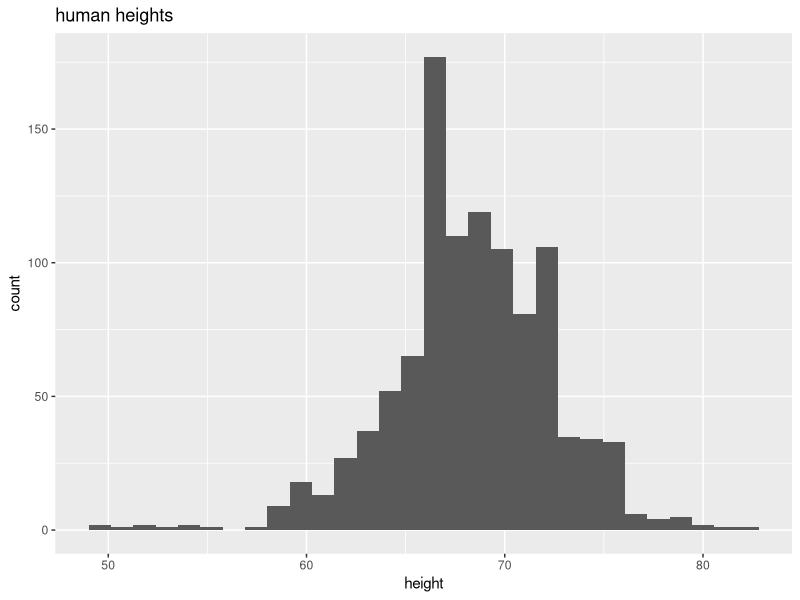
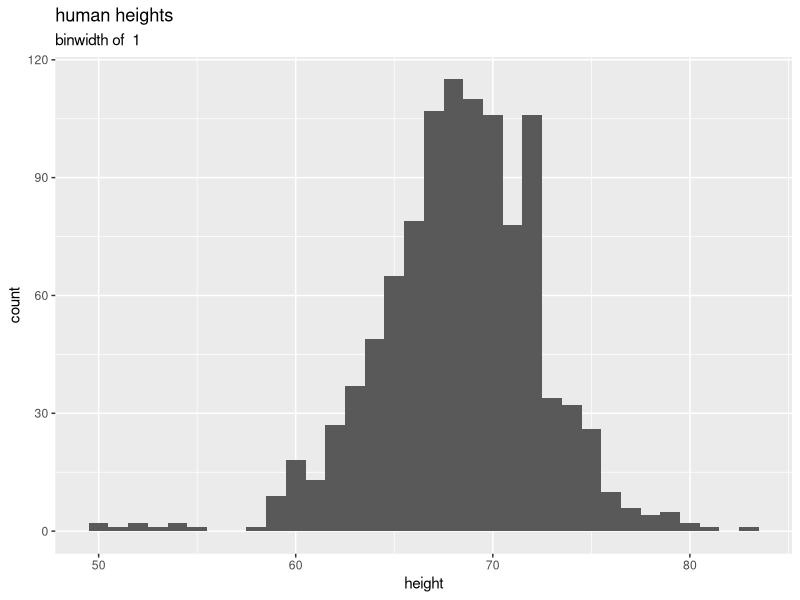
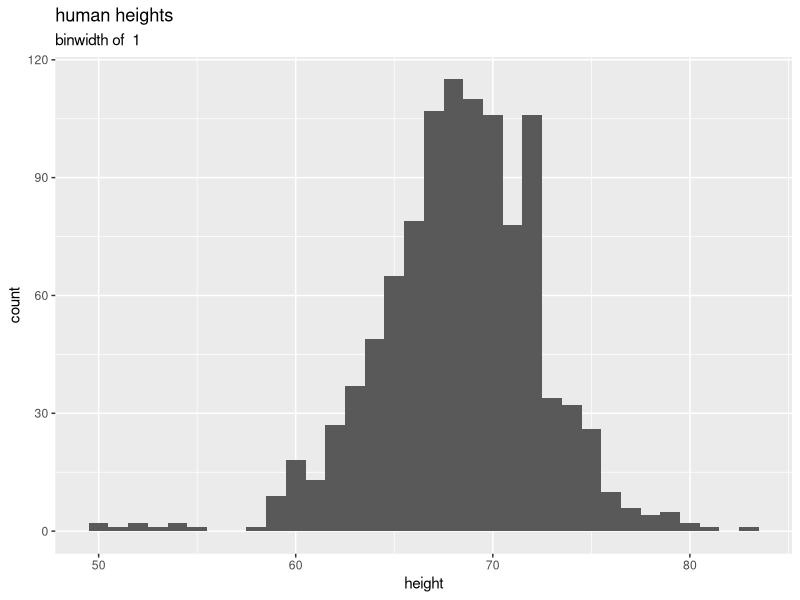
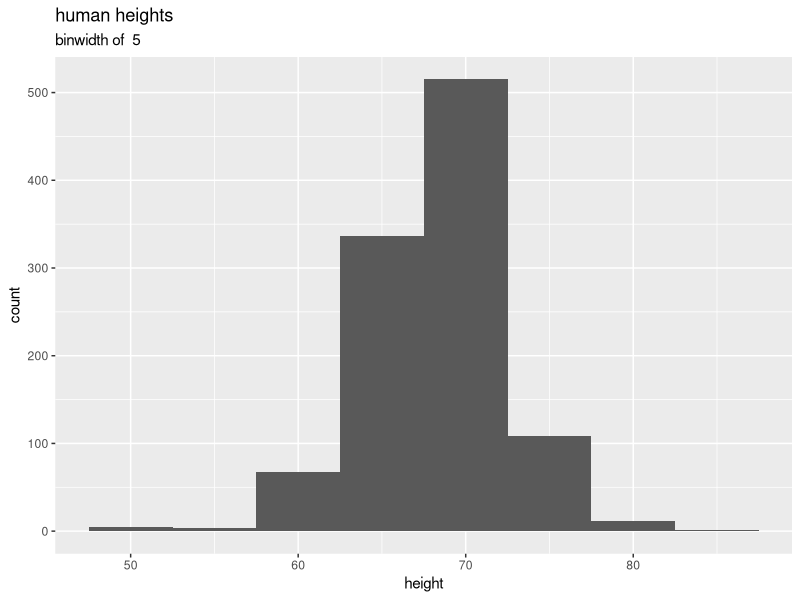
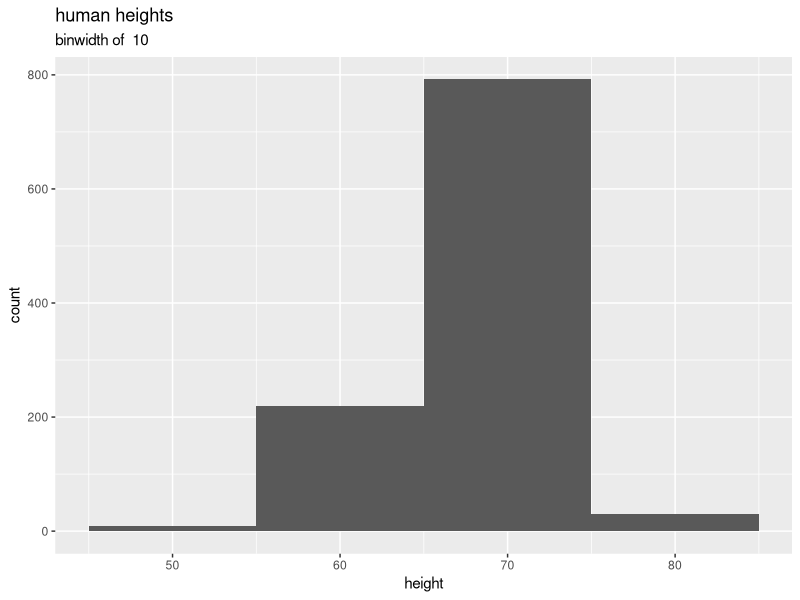
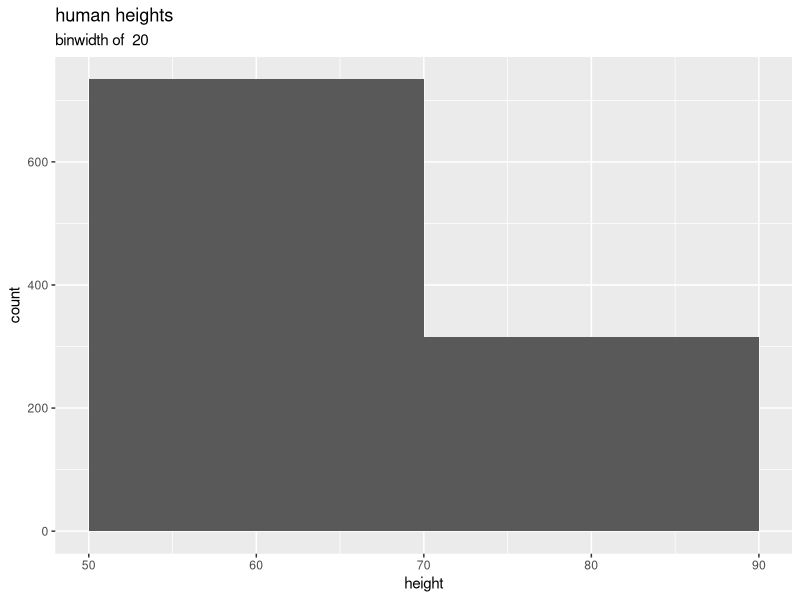
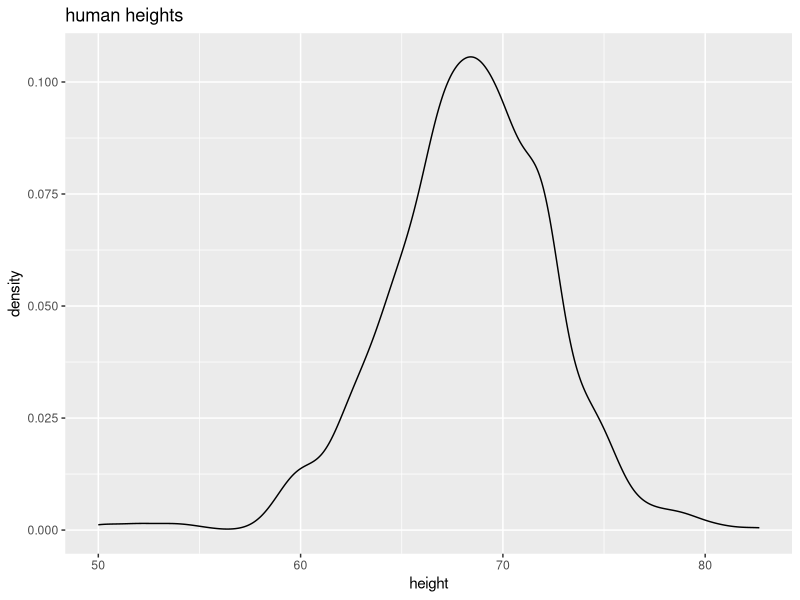
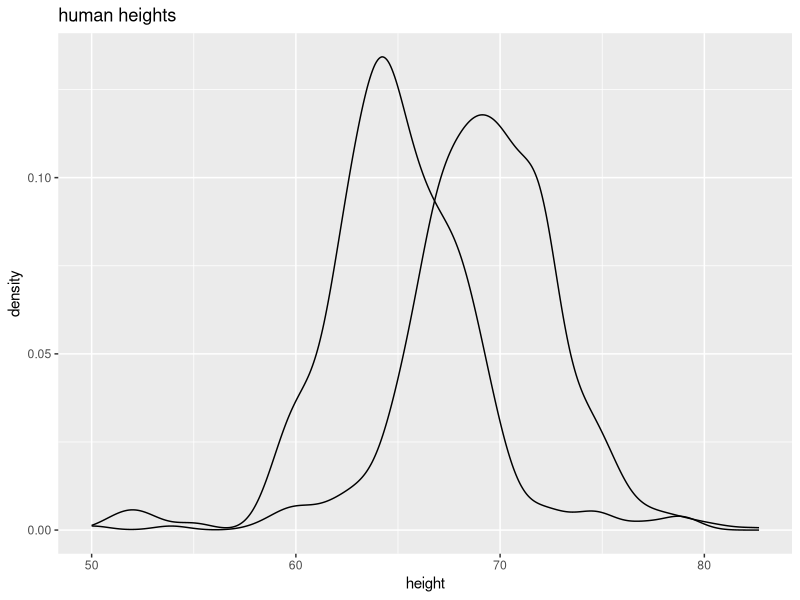

Write R code to recreate these figures, in order.
## ---- chunk 1
knitr::opts_chunk$set(echo = TRUE, fig.align = "center", dpi = 72)
library(tidyverse)
## ---- chunk 2
#install.packages("dslabs")
library(dslabs) 

data(heights)
glimpse(heights)
## ---- chunk 3
heights |> ggplot(aes(x = height)) + geom_histogram() + labs(title = "human heights")

## ---- chunk 4
bw <- 1
heights |> ggplot(aes(x = height)) + geom_histogram(binwidth = bw) + labs(title = "human heights", subtitle = paste("binwidth of ", bw))

# if you're interested in looping in R
for (bw in c(1, 5, 10, 20)) {
p <- heights |> ggplot(aes(x = height)) + geom_histogram(binwidth = bw) + labs(title = "human heights", subtitle = paste("binwidth of ", bw))
print(p)
}

## ---- chunk 5
heights |> ggplot(aes(x = height)) + geom_density() + labs(title = "human heights")
## ---- chunk 6
heights |> ggplot(aes(x = height)) + geom_density(mapping = aes(group = sex)) + labs(title = "human heights")

## ---- chunk 7
heights |> ggplot(aes(x = height, color = sex)) + geom_density() + labs(title = "human heights")

heights |> ggplot(aes(x = height, fill = sex)) + geom_density() + labs(title = "human heights")

heights |> ggplot(aes(x = height, color = sex, fill = sex)) + geom_density() + labs(title = "human heights")
# honestly kinda my favorite cause it removes those outlines
## ---- chunk 8
heights |> ggplot(aes(x = height, color = sex, fill = sex)) + geom_density(alpha = 0.5) + labs(title = "human heights")

## ---- chunk 9
## all heights (no sex split)
heights |> ggplot(aes(x = height)) + geom_boxplot() + labs(title = "human heights")

## including the sec needs a y! 
heights |> ggplot(aes(x = height, y = sex, fill = sex)) + geom_boxplot() + labs(title = "human heights", subtitle = "divided by sex")

## ---- chunk 10
heights |> summarise(mean_height = mean(height), 
                     median_height = median(height))
## ---- chunk 11
heights |> group_by(sex) |> 
  summarise(mean_height = mean(height), 
            median_height = median(height))

## OR 
# the "new way"

heights |> summarise(mean_height = mean(height), 
                     median_height = median(height), 
                    .by = sex)

## ---- chunk 12
heights |> 
  group_by(sex) |> 
  summarise(min_height_by_sex = min(height), 
            max_height_by_sex = max(height))

## or 
heights |> 
  filter(sex == "Male") |> 
  slice_min(height)


## or this nieche things
bind_rows(list(
      heights |> filter(sex == "Female") |> slice_max(height), 
      heights |> filter(sex == "Male") |> slice_min(height)
      )
    )

## ---- chunk 13
heights |> 
  group_by(sex) |> 
  summarise(mean_height = mean(height), 
            median_height = median(height))|> 
  ggplot(aes(x = sex, y = mean_height)) + 
  geom_col() +
  labs(title = "Mean heights for each sex")
## ---- chunk 14
library(palmerpenguins)
glimpse(penguins)
## ---- chunk 15
penguins |> 
  drop_na(body_mass_g) |> 
  ggplot(aes(y = body_mass_g, x = species)) + 
  geom_boxplot() +
  labs(title = "Body mass by species")

## ---- chunk 16
penguins |> 
  drop_na(body_mass_g) |> 
  ggplot(aes(y = body_mass_g, x = species)) + 
  geom_boxplot() + 
  geom_point() +
  labs(title = "Body mass by species")

## ---- chunk 17
## original flavor of jitter spans the whole space
penguins |> drop_na(body_mass_g) |> ggplot(aes(y = body_mass_g, x = species)) + geom_boxplot() + geom_jitter() + labs(title = "Boxplot of Mass by Species", subtitle = "added jittered points")

## you can squash the points in with "width =" 
## default is 40% of the resolution of the data
## (you can also change height, but that's not relevant here)
penguins |> drop_na(body_mass_g) |> ggplot(aes(y = body_mass_g, x = species)) + geom_boxplot() + geom_jitter(width = 0.2)  + labs(title = "Boxplot of Mass by Species", subtitle = "added jittered points with less width")

## ---- chunk 18
penguins |> 
  drop_na(body_mass_g) |> 
  ggplot(aes(y = body_mass_g, x = species)) + 
  geom_jitter(width = 0.2) + 
  geom_boxplot(alpha = 0.5) + 
  labs(title = "Boxplot of Mass by Species", 
       subtitle = "added jittered points with less width")

## ---- chunk 19
penguins |> 
  drop_na(body_mass_g) |> 
  ggplot(aes(y = body_mass_g, x = species)) + 
  geom_jitter(width = 0.2) + 
  geom_violin(alpha = 0.5) + 
  labs(title = "Violin of Mass by Species", 
       subtitle = "added jittered points with less width")


## ---- chunk 20
# install.packages("pscl")
library(pscl) # loads in the package that has this data. 
## You might need to install this...

# data for presidental elections
votedata <-  presidentialElections
glimpse(votedata)
## ---- chunk 21
votedata |> 
  filter(year == 2000) |> 
  ggplot(aes(x = state, y = demVote)) + 
  geom_col() + 
  labs(title = "Democratic Percent of Votes by State", 
       subtitle = "For the 2000 Presidental Election",
       y = "Dem Vote (%)")


## ---- chunk 22

votedata |> 
  filter(year == 2000) |> 
  ggplot(aes(x = state, y = demVote)) + 
  geom_col() + 
  coord_flip() +
  labs(title = "Democratic Percent of Votes by State", 
       subtitle = "For the 2000 Presidental Election",
       y = "Dem Vote (%)")

## ---- chunk 23
# i added the code chunks post-publishing the template to fix this squashed graph too

votedata |> 
  filter(year == 2000) |> 
  ggplot(aes(x = reorder(state, demVote), y = demVote)) + 
  geom_col() + 
  coord_flip() +
  labs(title = "Democratic Percent of Votes by State", 
       subtitle = "For the 2000 Presidental Election",
       y = "Dem Vote (%)", 
       x = "State")


## ---- chunk 24
votedata |> 
  filter(year == 2000) |> 
  ggplot(aes(x = reorder(state, demVote), y = demVote)) + 
  geom_col() + 
  coord_flip() +
  facet_wrap(~ south) + 
  labs(title = "Democratic Percent of Votes by State", 
       subtitle = "For the 2000 Presidental Election",
       y = "Dem Vote (%)",
       x = "State")

## ---- chunk 25
## I use fill instead of color here cause it looks nicer
votedata |> 
  filter(year == 2000) |> 
  ggplot(aes(x = reorder(state, demVote), y = demVote, fill = south)) + 
  geom_col() + 
  coord_flip() + 
  labs(title = "Democratic Percent of Votes by State", 
       subtitle = "For the 2000 Presidental Election",
       y = "Dem Vote (%)",
       x = "State")

## ---- chunk 26
## i've already been doing this... 
votedata |> 
  filter(year == 2000) |> 
  ggplot(aes(x = reorder(state, demVote), y = demVote, fill = south)) + 
  geom_col() + 
  coord_flip() + 
  labs(title = "Democratic Percent of Votes by State", 
       subtitle = "For the 2000 Presidental Election",
       y = "Dem Vote (%)",
       x = "State")


## ---- chunk 27

votedata |> 
  filter(year == 2000) |> 
  ggplot(aes(x = reorder(state, demVote), y = demVote, fill = south)) + 
  geom_col() + 
  coord_flip() + 
  labs(title = "Democratic Percent of Votes by State", 
       subtitle = "For the 2000 Presidental Election",
       y = "Dem Vote (%)",
       x = "State",
       fill = "Southern State:") +
  theme(legend.position = "bottom")

## ---- chunk 28
votedata |> 
  filter(year == 2008 | year == 2016) |> 
    # this could also be year %in% c(2008, 2016)
  ggplot(aes(x = reorder(state, demVote), y = demVote, fill = south)) + 
  geom_col() + 
  coord_flip() + 
  facet_wrap(~ year) +
  labs(title = "Democratic Percent of Votes by State", 
       subtitle = "For the 2008 and 2016 Presidental Election",
       y = "Dem Vote (%)",
       x = "State",
       fill = "Southern State:") +
  theme(legend.position = "bottom")

## this reorder is weird because it's reordering on overall total, since the axes need to match. 
## ---- chunk 29
votedata |> 
  filter(year == 2008 | year == 2016) |> 
    # this could also be year %in% c(2008, 2016)
  ggplot(aes(x = reorder(state, demVote), y = demVote, fill = south)) + 
  geom_col() + 
  geom_hline(yintercept = 50) + 
    ## NOTE: this is weird because of the coordinate flip
  coord_flip() + 
  facet_wrap(~ year) +
  labs(title = "Democratic Percent of Votes by State", 
       subtitle = "For the 2008 and 2016 Presidental Election",
       y = "Dem Vote (%)",
       x = "State",
       fill = "Southern State:") +
  theme(legend.position = "bottom")

## ---- chunk 30
library(maps)
votedata$state <- tolower(votedata$state)  ## states need to be lowercase for linking

states_map <- map_data("state") ## this gives us the lat and long for each point of each state.
  
map_plot <-  ggplot(data =  votedata %>% filter(year == 2008), aes(map_id = state)) +
    geom_map(aes(fill = demVote), map = states_map) +
    expand_limits(x = states_map$long, y = states_map$lat)

map_plot  
## ---- chunk 31
map_plot <-  ggplot(data =  votedata %>% filter(year == 2016), aes(map_id = state)) +
  geom_map(aes(fill = demVote), map = states_map)+
  expand_limits(x = states_map$long, y = states_map$lat)

map_plot  
## turns out wyoming(?) is missing data for 2016! 
## ---- chunk 32
map_plot_states <-  ggplot(data =  votedata %>% filter(year == 2008), 
                           aes(map_id = state)) +
  geom_map(aes(fill = south), map = states_map) +
  expand_limits(x = states_map$long, y = states_map$lat)

map_plot_states 
## changing to 2008 so we fill that gap in, and the year doesn't matter for this
## ---- chunk 33
votedata |> 
  group_by(year, south) |> 
  summarise(avg_dem_vote = mean(demVote))

## ---- chunk 34
votedata |> 
  group_by(year, south) |> 
  summarise(avg_dem_vote = mean(demVote),
            .groups = "drop_last") |> 
    ## dropping the groups to get rid of a warning
  ggplot(aes(x = year, y = avg_dem_vote, color = south)) +
  geom_line() +
  labs(title = "Percent Dem Vote by Year", subtitle = "Divided by North/South")


## ---- chunk 35
## a selection of these

# Count the number of male and female penguins for each species.
penguins |> summarise(num_peng = n(), .by = c(species, sex))
## OR 
penguins |> group_by(species, sex) |>  summarise(num_peng = n())
## i actually don't mind having the NA values counted here - it's letting us know how many are missing info on sex for each species.

# Find the average penguin mass for each island
penguins |> 
  drop_na(body_mass_g) |> # need to remove NA here to compute averages
  group_by(island) |> 
  summarise(avg_mass = mean(body_mass_g))

# Make a plot of flipper length and body mass, faceted by island and colored by species.
penguins |> 
  drop_na(flipper_length_mm, body_mass_g) |>  ## doesn't change graph, just removes the warning
  ggplot(aes(flipper_length_mm, body_mass_g, colour = species)) + 
  geom_point() +
  facet_wrap(~ island)

# Plot the density of the body mass, colored by year
penguins |> 
  drop_na(body_mass_g) |> 
  ggplot(aes(body_mass_g, fill = factor(year, ordered = T))) +
    ## you have to turn year into a factor to color the densities discretely! 
    ## i ordered the factor, since they do go in order, but that's not necessary
  geom_density(alpha = 0.5) +
  labs(fill = "Year", 
       title = "Density of Penguin Body Mass, year to year comparasion")
